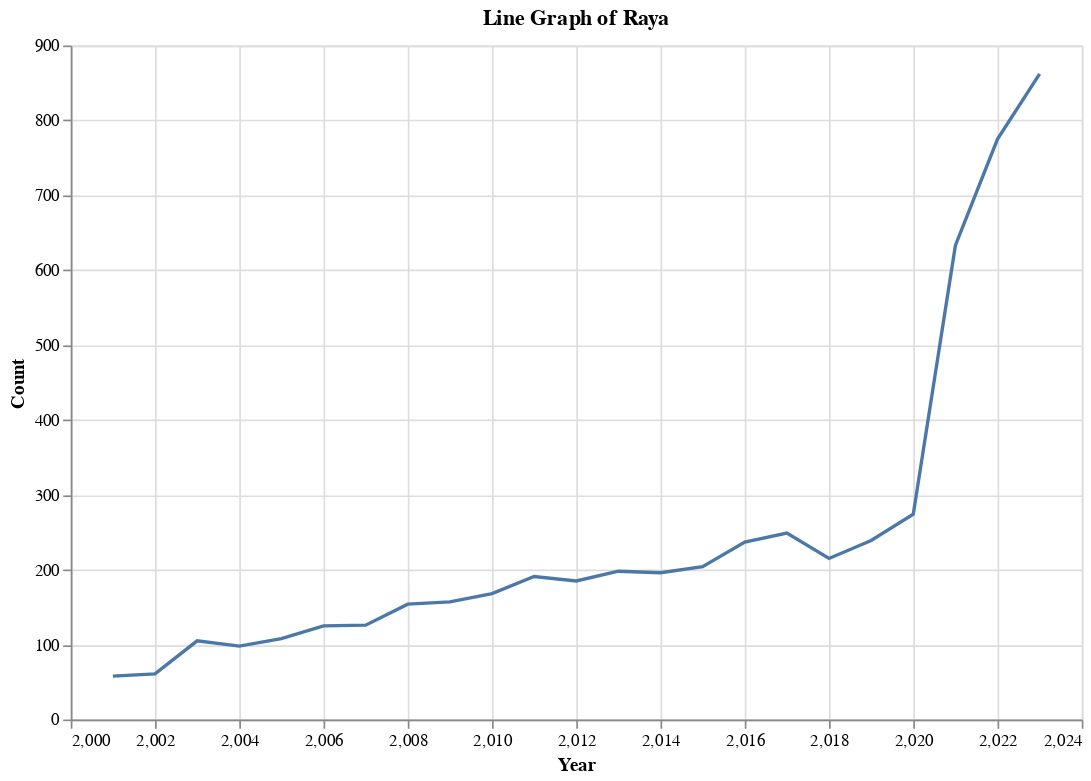

Notebook code for this chart:
### Code cell
raya_chart = alt.Chart(raya_00_df).mark_line().encode(
    x='Year',
    y='Count'
).properties(
    title='Line Graph of Raya',
    width=600,  
    height=400 )

raya_chart

### Figure 1 — Vega-Lite specification as saved in the notebook (floating-point values rounded to 4 significant figures)
{"config": {"view": {"continuousWidth": 300, "continuousHeight": 300}}, "data": {"name": "data-be8a369a9abbc166f65be1fb8fbb2198"}, "mark": {"type": "line"}, "encoding": {"x": {"field": "Year", "type": "quantitative"}, "y": {"field": "Count", "type": "quantitative"}}, "height": 400, "title": "Line Graph of Raya", "width": 600, "$schema": "https://vega.github.io/schema/vega-lite/v5.17.0.json", "datasets": {"data-be8a369a9abbc166f65be1fb8fbb2198": [{"Year": 2001, "Count": 58}, {"Year": 2002, "Count": 61}, {"Year": 2003, "Count": 105}, {"Year": 2004, "Count": 98}, {"Year": 2005, "Count": 108}, {"Year": 2006, "Count": 125}, {"Year": 2007, "Count": 126}, {"Year": 2008, "Count": 154}, {"Year": 2009, "Count": 157}, {"Year": 2010, "Count": 168}, {"Year": 2011, "Count": 191}, {"Year": 2012, "Count": 185}, {"Year": 2013, "Count": 198}, {"Year": 2014, "Count": 196}, {"Year": 2015, "Count": 204}, {"Year": 2016, "Count": 237}, {"Year": 2017, "Count": 249}, {"Year": 2018, "Count": 215}, {"Year": 2019, "Count": 239}, {"Year": 2020, "Count": 274}, {"Year": 2021, "Count": 633}, {"Year": 2022, "Count": 775}, {"Year": 2023, "Count": 862}]}}
